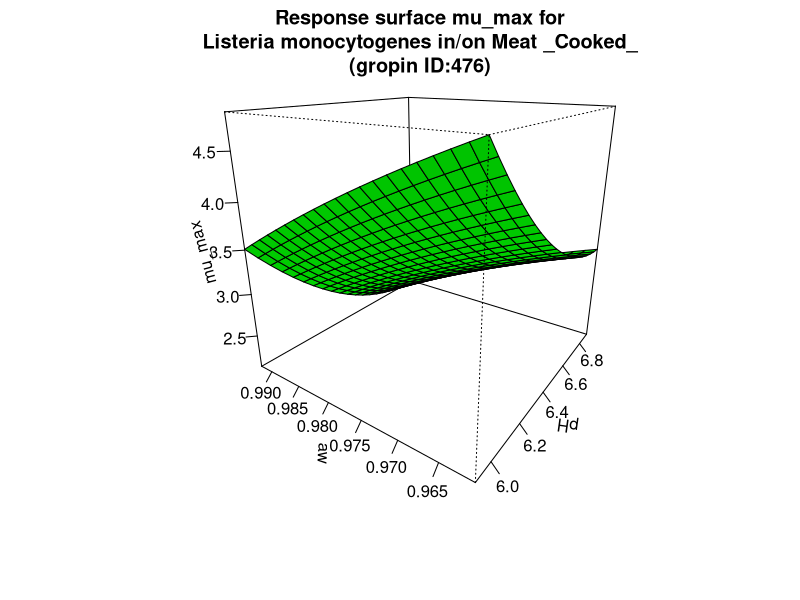

Here is the R script that generated this plot:
#############################
# start of Parameter script
#############################
pH <- seq(5.9059,6.89310689310689,length.out=21)
aw <- seq(0.96096,0.992007992007992,length.out=21)
#############################
# end of Parameter script
#############################
############################# 
# start of Model script Gropin ID 476 
#############################
 
# constant coefficients for this model
 
variables <- data.frame(pH,aw)
argumentsPar <- expand.grid(variables)
 
# heart of the model
response_surface <- function(pH,aw) {
   mumax <-(-112.09+(-27.702)*pH+467.55*aw+6.9724*pH*aw+1.5135*(pH^2)+(-282.75)*(aw^2))

return(mumax=mumax)
} 

# output parameters
mumax <- cbind(argumentsPar,response_surface(argumentsPar['pH'],argumentsPar['aw']))
colnames(mumax) <- c(colnames(argumentsPar),'mumax')
#############################
# End of Model script
#############################
############################# 
# start of Visualisation script Gropin ID 476 
#############################
persp(pH,aw,matrix(unlist(mumax$mumax),nrow=21),col = 'green',xlab='pH',ylab='aw',zlab='mu_max',main='Response surface mu_max for
Listeria monocytogenes in/on Meat _Cooked_
(gropin ID:476)',theta=305,phi=20,shade=0.25,ticktype = 'detailed')
#############################
# End of Visualisation script
#############################
